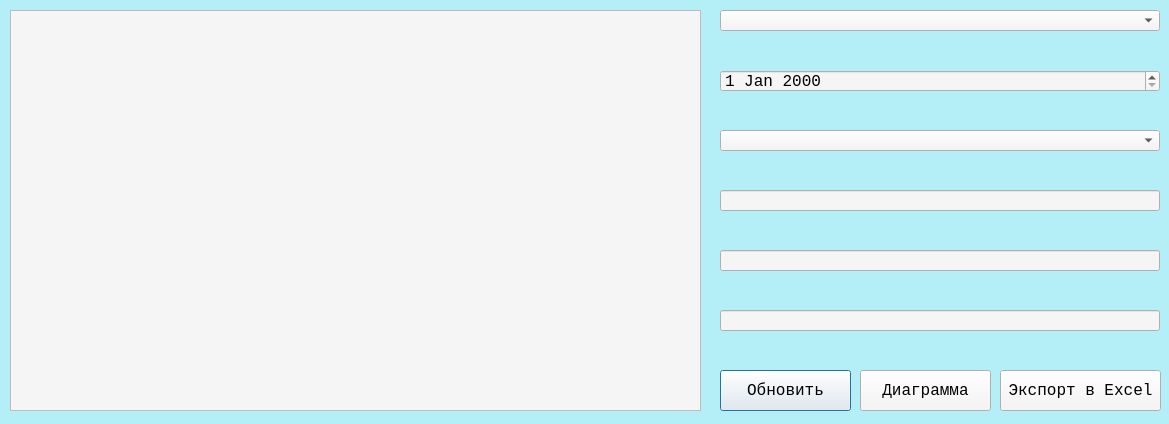
<?xml version="1.0" encoding="UTF-8"?>
<ui version="4.0">
 <class>Dialog</class>
 <widget class="QDialog" name="Dialog">
  <property name="geometry">
   <rect>
    <x>0</x>
    <y>0</y>
    <width>1169</width>
    <height>424</height>
   </rect>
  </property>
  <property name="windowTitle">
   <string>Dialog</string>
  </property>
  <property name="styleSheet">
   <string notr="true">background-color: rgb(180, 238, 246)</string>
  </property>
  <widget class="QComboBox" name="queries">
   <property name="geometry">
    <rect>
     <x>720</x>
     <y>10</y>
     <width>440</width>
     <height>21</height>
    </rect>
   </property>
   <property name="font">
    <font>
     <family>Lucida Console</family>
     <pointsize>-1</pointsize>
     <weight>50</weight>
     <italic>false</italic>
     <bold>false</bold>
    </font>
   </property>
   <property name="styleSheet">
    <string notr="true">font-size: 16px;
font: &quot;Yu Gothic UI Semibold&quot;;
background-color: rgb(245, 245, 245)</string>
   </property>
  </widget>
  <widget class="QPushButton" name="print">
   <property name="geometry">
    <rect>
     <x>720</x>
     <y>370</y>
     <width>131</width>
     <height>41</height>
    </rect>
   </property>
   <property name="font">
    <font>
     <family>Lucida Console</family>
     <pointsize>-1</pointsize>
     <weight>50</weight>
     <italic>false</italic>
     <bold>false</bold>
    </font>
   </property>
   <property name="styleSheet">
    <string notr="true">font-size: 16px;
font: &quot;Yu Gothic UI Semibold&quot;;
background-color: rgb(245, 245, 245)</string>
   </property>
   <property name="text">
    <string>Обновить</string>
   </property>
  </widget>
  <widget class="QTableWidget" name="tableWidget">
   <property name="geometry">
    <rect>
     <x>10</x>
     <y>10</y>
     <width>691</width>
     <height>401</height>
    </rect>
   </property>
   <property name="styleSheet">
    <string notr="true">font-size: 16px;
font: &quot;Yu Gothic UI Semibold&quot;;
background-color: rgb(245, 245, 245)</string>
   </property>
  </widget>
  <widget class="QLabel" name="label_combo">
   <property name="geometry">
    <rect>
     <x>720</x>
     <y>100</y>
     <width>440</width>
     <height>20</height>
    </rect>
   </property>
   <property name="font">
    <font>
     <family>Lucida Console</family>
     <pointsize>-1</pointsize>
     <weight>50</weight>
     <italic>false</italic>
     <bold>false</bold>
    </font>
   </property>
   <property name="styleSheet">
    <string notr="true">color: rgb(0, 0, 0);
font-size: 16px;
font: &quot;Arial Black&quot;;</string>
   </property>
   <property name="text">
    <string/>
   </property>
   <property name="alignment">
    <set>Qt::AlignCenter</set>
   </property>
  </widget>
  <widget class="QComboBox" name="comboBox">
   <property name="geometry">
    <rect>
     <x>720</x>
     <y>130</y>
     <width>440</width>
     <height>21</height>
    </rect>
   </property>
   <property name="font">
    <font>
     <family>Lucida Console</family>
     <pointsize>-1</pointsize>
     <weight>50</weight>
     <italic>false</italic>
     <bold>false</bold>
    </font>
   </property>
   <property name="styleSheet">
    <string notr="true">font-size: 16px;
font: &quot;Yu Gothic UI Semibold&quot;;
background-color: rgb(245, 245, 245)</string>
   </property>
  </widget>
  <widget class="QLineEdit" name="textEdit">
   <property name="geometry">
    <rect>
     <x>720</x>
     <y>190</y>
     <width>440</width>
     <height>21</height>
    </rect>
   </property>
   <property name="font">
    <font>
     <family>Lucida Console</family>
     <pointsize>-1</pointsize>
     <weight>50</weight>
     <italic>false</italic>
     <bold>false</bold>
    </font>
   </property>
   <property name="styleSheet">
    <string notr="true">font-size: 16px;
font: &quot;Yu Gothic UI Semibold&quot;;
background-color: rgb(245, 245, 245)</string>
   </property>
   <property name="text">
    <string/>
   </property>
  </widget>
  <widget class="QLabel" name="label_text">
   <property name="geometry">
    <rect>
     <x>720</x>
     <y>160</y>
     <width>440</width>
     <height>20</height>
    </rect>
   </property>
   <property name="font">
    <font>
     <family>Lucida Console</family>
     <pointsize>-1</pointsize>
     <weight>50</weight>
     <italic>false</italic>
     <bold>false</bold>
    </font>
   </property>
   <property name="styleSheet">
    <string notr="true">color: rgb(0, 0, 0);
font-size: 16px;
font: &quot;Arial Black&quot;;</string>
   </property>
   <property name="text">
    <string/>
   </property>
   <property name="alignment">
    <set>Qt::AlignCenter</set>
   </property>
  </widget>
  <widget class="QLineEdit" name="textEdit_2">
   <property name="geometry">
    <rect>
     <x>720</x>
     <y>250</y>
     <width>440</width>
     <height>21</height>
    </rect>
   </property>
   <property name="font">
    <font>
     <family>Lucida Console</family>
     <pointsize>-1</pointsize>
     <weight>50</weight>
     <italic>false</italic>
     <bold>false</bold>
    </font>
   </property>
   <property name="styleSheet">
    <string notr="true">font-size: 16px;
font: &quot;Yu Gothic UI Semibold&quot;;
background-color: rgb(245, 245, 245)</string>
   </property>
   <property name="text">
    <string/>
   </property>
  </widget>
  <widget class="QLabel" name="label_text_2">
   <property name="geometry">
    <rect>
     <x>720</x>
     <y>220</y>
     <width>440</width>
     <height>20</height>
    </rect>
   </property>
   <property name="font">
    <font>
     <family>Lucida Console</family>
     <pointsize>-1</pointsize>
     <weight>50</weight>
     <italic>false</italic>
     <bold>false</bold>
    </font>
   </property>
   <property name="styleSheet">
    <string notr="true">color: rgb(0, 0, 0);
font-size: 16px;
font: &quot;Arial Black&quot;;</string>
   </property>
   <property name="text">
    <string/>
   </property>
   <property name="alignment">
    <set>Qt::AlignCenter</set>
   </property>
  </widget>
  <widget class="QLabel" name="error">
   <property name="geometry">
    <rect>
     <x>720</x>
     <y>340</y>
     <width>441</width>
     <height>21</height>
    </rect>
   </property>
   <property name="styleSheet">
    <string notr="true">color: red;
font-size: 16px;
font: 16pt &quot;Franklin Gothic Demi&quot;;</string>
   </property>
   <property name="text">
    <string/>
   </property>
   <property name="alignment">
    <set>Qt::AlignCenter</set>
   </property>
  </widget>
  <widget class="QLineEdit" name="textEdit_3">
   <property name="geometry">
    <rect>
     <x>720</x>
     <y>310</y>
     <width>440</width>
     <height>21</height>
    </rect>
   </property>
   <property name="font">
    <font>
     <family>Lucida Console</family>
     <pointsize>-1</pointsize>
     <weight>50</weight>
     <italic>false</italic>
     <bold>false</bold>
    </font>
   </property>
   <property name="styleSheet">
    <string notr="true">font-size: 16px;
font: &quot;Yu Gothic UI Semibold&quot;;
background-color: rgb(245, 245, 245)</string>
   </property>
   <property name="text">
    <string/>
   </property>
  </widget>
  <widget class="QLabel" name="label_text_3">
   <property name="geometry">
    <rect>
     <x>720</x>
     <y>280</y>
     <width>440</width>
     <height>20</height>
    </rect>
   </property>
   <property name="font">
    <font>
     <family>Lucida Console</family>
     <pointsize>-1</pointsize>
     <weight>50</weight>
     <italic>false</italic>
     <bold>false</bold>
    </font>
   </property>
   <property name="styleSheet">
    <string notr="true">color: rgb(0, 0, 0);
font-size: 16px;
font: &quot;Arial Black&quot;;</string>
   </property>
   <property name="text">
    <string/>
   </property>
   <property name="alignment">
    <set>Qt::AlignCenter</set>
   </property>
  </widget>
  <widget class="QPushButton" name="excel_btn">
   <property name="geometry">
    <rect>
     <x>1000</x>
     <y>370</y>
     <width>161</width>
     <height>41</height>
    </rect>
   </property>
   <property name="font">
    <font>
     <family>Lucida Console</family>
     <pointsize>-1</pointsize>
     <weight>50</weight>
     <italic>false</italic>
     <bold>false</bold>
    </font>
   </property>
   <property name="styleSheet">
    <string notr="true">font-size: 16px;
font: &quot;Yu Gothic UI Semibold&quot;;
background-color: rgb(245, 245, 245)</string>
   </property>
   <property name="text">
    <string>Экспорт в Excel</string>
   </property>
  </widget>
  <widget class="QPushButton" name="graph_btn">
   <property name="geometry">
    <rect>
     <x>860</x>
     <y>370</y>
     <width>131</width>
     <height>41</height>
    </rect>
   </property>
   <property name="font">
    <font>
     <family>Lucida Console</family>
     <pointsize>-1</pointsize>
     <weight>50</weight>
     <italic>false</italic>
     <bold>false</bold>
    </font>
   </property>
   <property name="styleSheet">
    <string notr="true">font-size: 16px;
font: &quot;Yu Gothic UI Semibold&quot;;
background-color: rgb(245, 245, 245)</string>
   </property>
   <property name="text">
    <string>Диаграмма</string>
   </property>
  </widget>
  <widget class="QDateEdit" name="dateEdit">
   <property name="geometry">
    <rect>
     <x>720</x>
     <y>70</y>
     <width>440</width>
     <height>22</height>
    </rect>
   </property>
   <property name="font">
    <font>
     <family>Lucida Console</family>
     <pointsize>-1</pointsize>
     <weight>50</weight>
     <italic>false</italic>
     <bold>false</bold>
    </font>
   </property>
   <property name="styleSheet">
    <string notr="true">font-size: 16px;
font: &quot;Yu Gothic UI Semibold&quot;;
background-color: rgb(245, 245, 245)</string>
   </property>
  </widget>
  <widget class="QLabel" name="label_date">
   <property name="geometry">
    <rect>
     <x>720</x>
     <y>40</y>
     <width>440</width>
     <height>20</height>
    </rect>
   </property>
   <property name="font">
    <font>
     <family>Lucida Console</family>
     <pointsize>-1</pointsize>
     <weight>50</weight>
     <italic>false</italic>
     <bold>false</bold>
    </font>
   </property>
   <property name="styleSheet">
    <string notr="true">color: rgb(0, 0, 0);
font-size: 16px;
font: &quot;Arial Black&quot;;</string>
   </property>
   <property name="text">
    <string/>
   </property>
   <property name="alignment">
    <set>Qt::AlignCenter</set>
   </property>
  </widget>
 </widget>
 <resources/>
 <connections/>
</ui>
